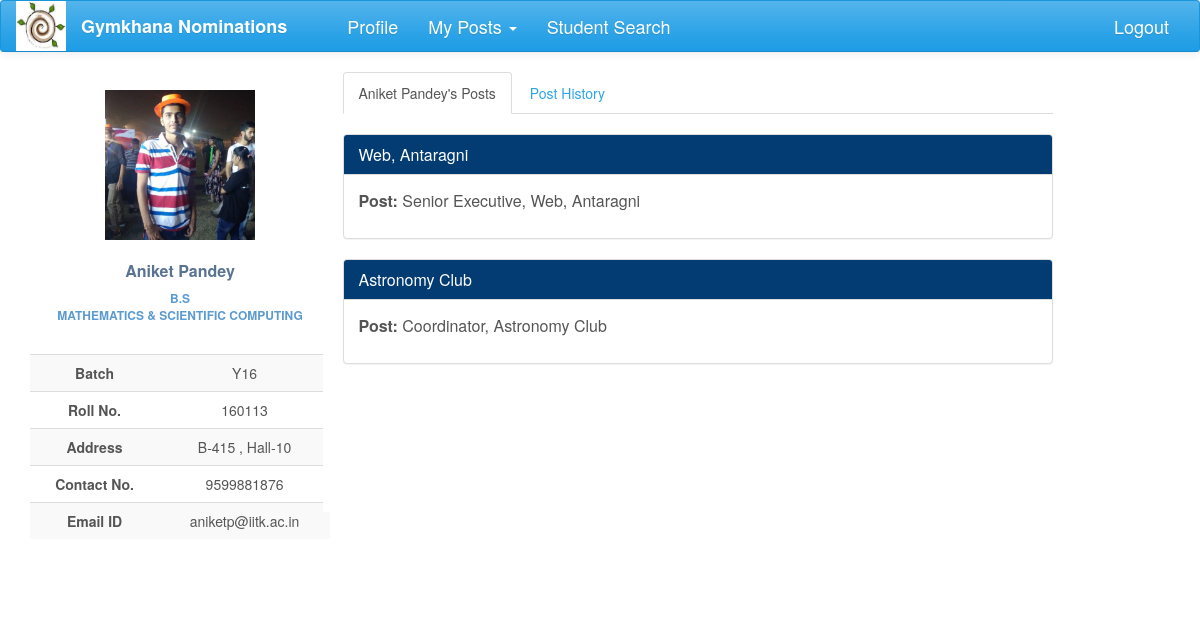
/nominations/public_profile/1/ (signed in), run on an earlier commit of the app's database.
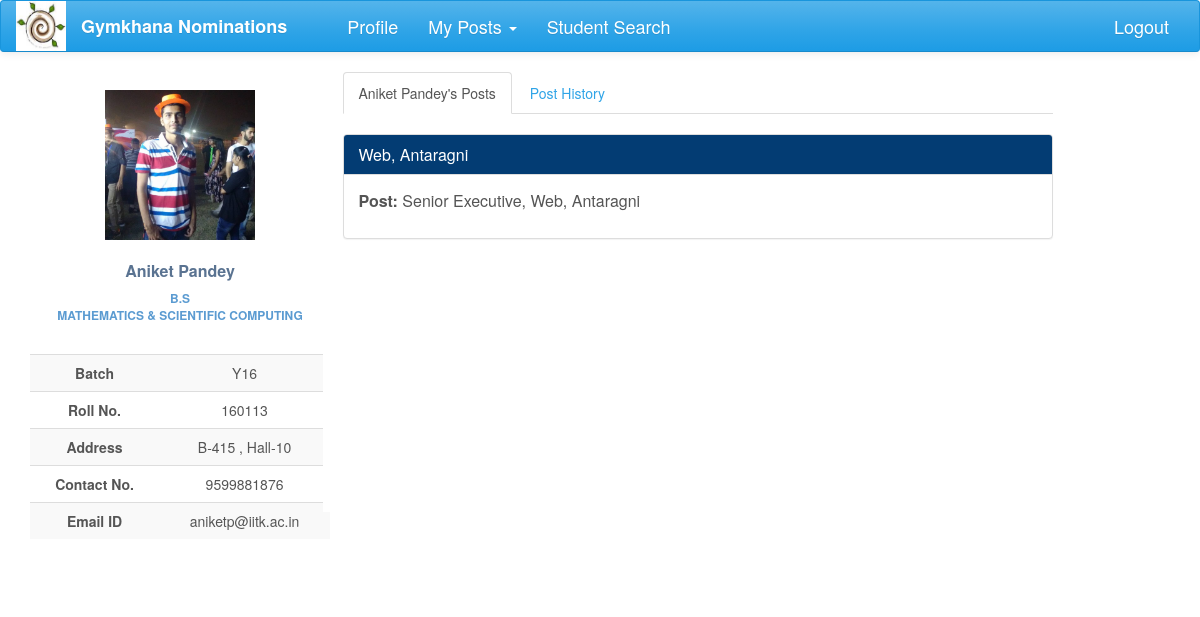
And on a later commit of the database.
### nomi/models.py (models this page shows, shortened)
class Post(models.Model):
    post_name = models.CharField(max_length=500, null=True)
    club = models.ForeignKey(Club, on_delete=models.CASCADE, null=True, blank=True)
    tags = models.ManyToManyField(Club, related_name='club_posts', symmetrical=False,blank=True)
    parent = models.ForeignKey('self', on_delete=models.CASCADE, null=True, blank=True)
    post_holders = models.ManyToManyField(User, related_name='posts', blank=True)
    post_approvals = models.ManyToManyField('self', related_name='approvals', symmetrical=False, blank=True)
    status = models.CharField(max_length=50, choices=POST_STATUS, default='Post created')
    perms = models.CharField(max_length=200, choices=POST_PERMS, default='normal')
    tag_perms = models.CharField(max_length=20, choices=TAG_PERMS, default='normal')

class Club(models.Model):
    club_name = models.CharField(max_length=100, null=True)
    club_parent = models.ForeignKey('self', null=True, blank=True)
    def __str__(self):
        return self.club_name

### nomi/views.py (the view)
# urls.py: url(r'^public_profile/(?P<pk>\d+)/$', views.public_profile, name='public_profile'),
@login_required
def public_profile(request, pk):
    student = UserProfile.objects.get(pk=pk)
    student_user = student.user
    history = PostHistory.objects.filter(user=student_user)
    my_posts = Post.objects.filter(post_holders=student_user)
    return render(request, 'public_profile.html', context={'student': student, 'history': history,
                                                           'my_posts': my_posts})

### nomi/global_contexts.py (called while the page is built)
def context(request):
    if request.user.is_authenticated:
        try:
            my_profile = UserProfile.objects.get(user=request.user)
            my_posts = Post.objects.filter(post_holders=request.user)
            length = len(my_posts)
            senate = False
            for post in my_posts:
                if post.perms == 'can ratify the post':
                    senate = True
            return {'my_posts': my_posts, 'my_profile': my_profile, 'senate': senate, 'length': length}
        except ObjectDoesNotExist:
            return {'my_posts': 0, 'my_profile': 0}
    else:
        return {'my_posts': 0, 'my_profile': 0}

### nomi/models.py (called while the page is built)
    def image_url(self):
        if self.user_img and hasattr(self.user_img, 'url'):
            return self.user_img.url
        else:
            return '/static/nomi/img/banner.png'

### nomi/templates/public_profile.html (shortened to what this page needs)
{% extends 'base2.html' %}
{% load staticfiles %}
{% load bootstrap %}
{% block profile %}
    <div class="profile-sidebar">
        <div class="profile-userpic">
            <img src="{{ student.image_url }}" class="img-responsive" alt="">
        </div>
        <div class="profile-usertitle">
            <div class="profile-usertitle-name">
                {{student.name}}
            </div>
            <div class="profile-usertitle-job">
                {{student.programme}} <br> {{student.department}}
            </div>
        </div>
        <div class="profile-usermenu">
            <table class="table table-striped table-hover ">
                <tbody>
                <tr>
                    <td id="topic">Batch</td>
                    <td>{{student.year}} </td>
                </tr>
                <tr>
                    <td id="topic">Roll No.</td>
                    <td>{{student.roll_no}} </td>
                </tr>
                <tr>
                    <td id="topic">Address</td>
                    <td>{{student.room_no}} , Hall-{{student.hall}}</td>
                </tr>
                <tr>
                    <td id="topic">Contact No.</td>
                    <td>{{ student.contact }}</td>
                </tr>
                <tr>
                    <td id="topic">Email ID</td>
                    <td>{{student.user}}@iitk.ac.in</td>
                </tr>
                </tbody>
            </table>
        </div>
    </div>
{% endblock %}
{% block content %}
    <div class="profile-content">
                <ul class="nav nav-tabs">
                    <li class="active"><a href="#current-posts" data-toggle="tab" aria-expanded="true">{{ student.name }}'s Posts</a></li>
                    <li><a href="#post-history" data-toggle="tab" aria-expanded="true">Post History</a></li>
                </ul>
                <div id="myTabContent" class="tab-content">
                    <div class="tab-pane fade active in profile-nominations" id="current-posts">
                        <br>
                        {% for post in my_posts %}
                        <div class="panel panel-info">
                            <div class="panel-heading">
                                <h3 class="panel-title">{{post.club}}</h3>
                            </div>
                            <div class="panel-body">
                                <p class="profile-post-name">
                                    <span>Post: </span>{{post.post_name}}</p>
                            </div>
                        </div>
                        {% endfor %}
                    </div>
                </div>
    </div>
{% endblock %}

What changed in the data, as far as the page shows it:
no longer on this page (row edited): Post: club "Astronomy Club", post_name "Coordinator, Astronomy Club"
